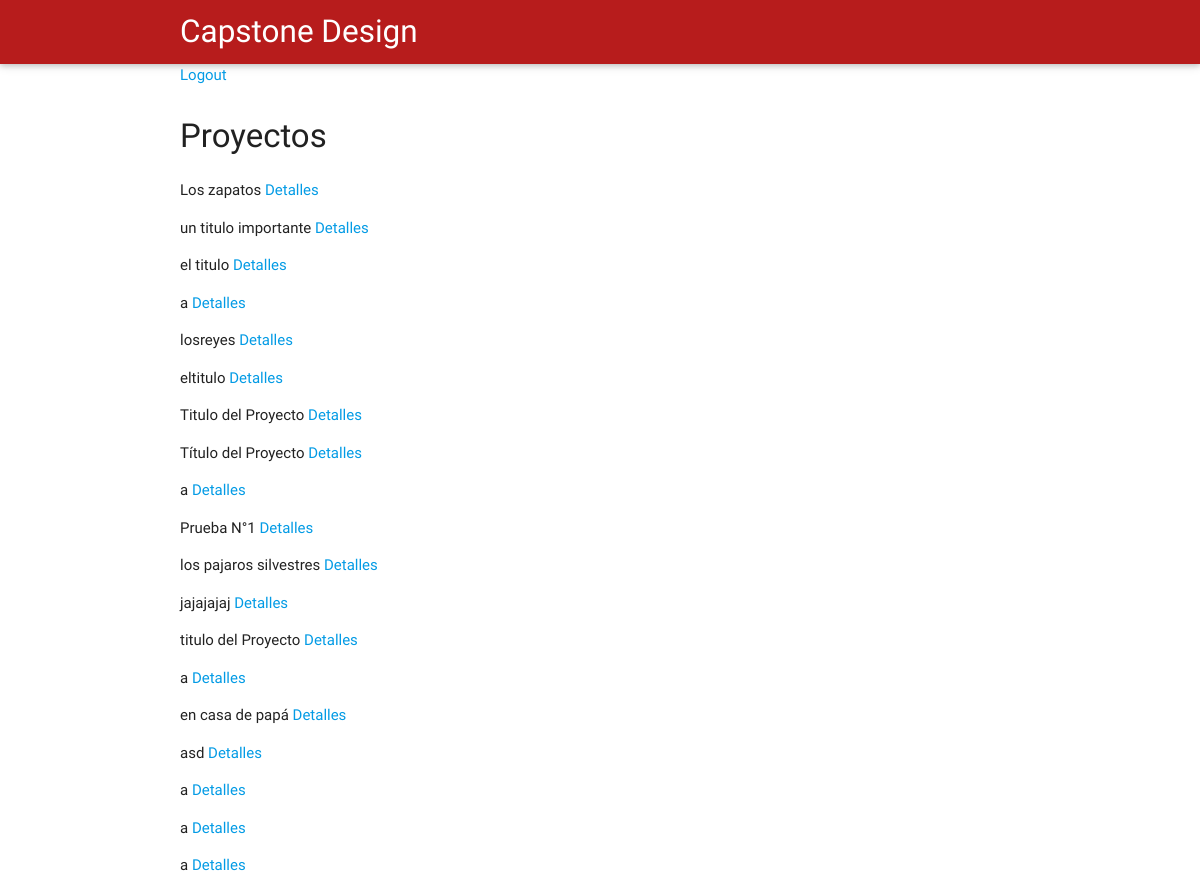
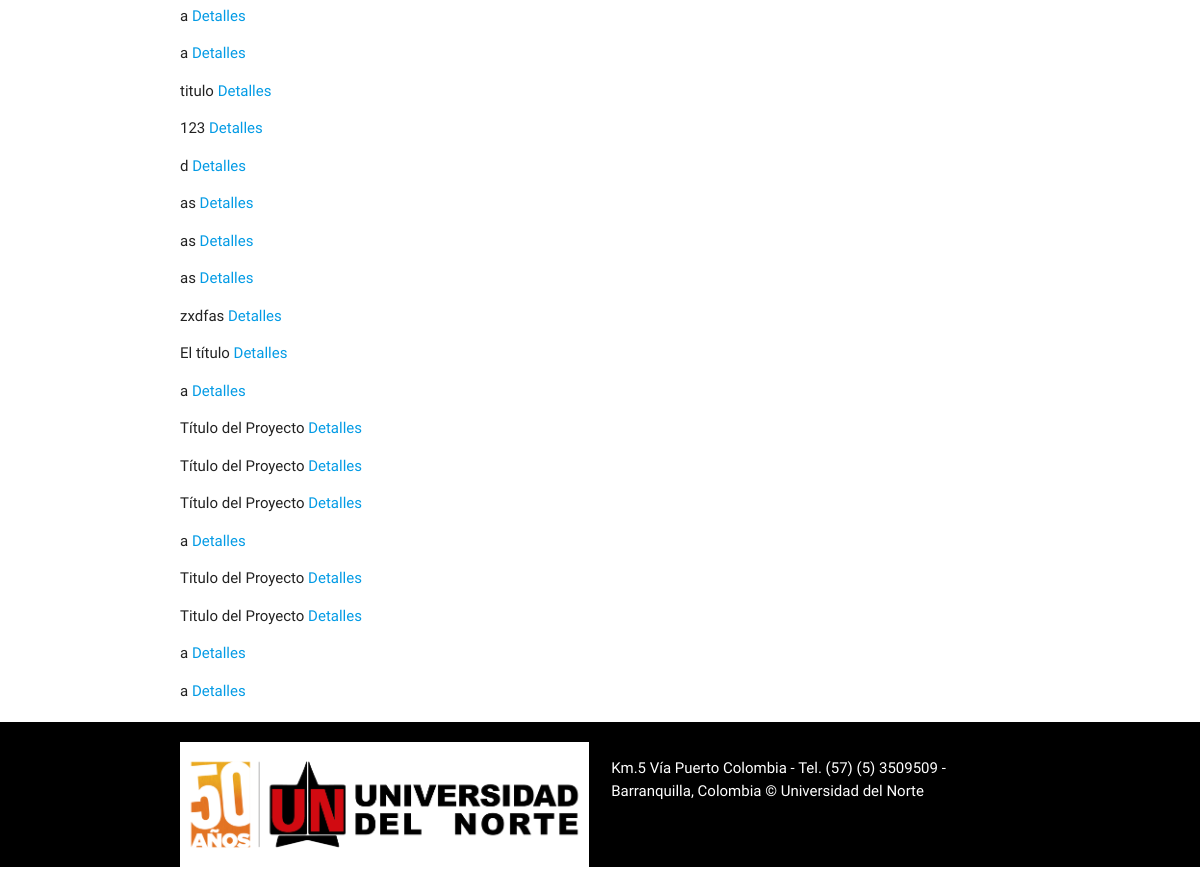
Screenshot of /list/ (signed in) with the database file from the repository (2 pictures, top to bottom).
### projects/models.py (models this page shows, shortened)
class Project(models.Model):
    MAJOR_CHOICES = (
        ('CIVIL', 'Ingeniería civil'),
        ('ELECTRICA', 'Ingeniería eléctrica'),
        ('ELECTRONICA', 'Ingeniería electrónica'),
        ('INDUSTRIAL', 'Ingeniería industrial'),
        ('MECANICA', 'Ingeniería mecánica'),
        ('SISTEMAS', 'Ingeniería de Sistemas'),
    )
    Titulo = models.CharField(max_length=255 )
    Title = models.CharField(max_length=255)
    Resumen= models.TextField(max_length=2000)
    Abstract= models.TextField(max_length=2000)
    Imagen= models.ImageField()
    Tutores= models.CharField(max_length=255)
    Programa = models.CharField(max_length= 255, choices= MAJOR_CHOICES, default='CVL')

### projects/views.py (the view)
# urls.py: url(r'^list/$', views.list_projects, name='list'),
@login_required
def list_projects(request):
    projects= Project.objects.all()
    context={"projects": projects}
    return render(request, 'projects/list.html', context)

### projects/templates/projects/list.html
{% extends "projects/base.html" %}
{% load unfriendly_tags %}
{% block content %}
    <a href="{% url 'projects:logout'%}">Logout</a>
    <h1>Proyectos</h1>
    <ul>
    {% for project in projects %}
        {% url 'projects:details' project.id as project_url %}
        <p>{{project.Titulo}} <a href="{{  project_url|obfuscate  }}">Detalles</a></p>
    {% endfor%}
    </ul>
{% endblock%}

### projects/static/projects/css/style5.css (style rules this page uses)
h1 { font-size: 2.2rem; }

### rows the page displays
Project: Titulo "Los zapatos"
Project: Titulo "un titulo importante"
Project: Titulo "el titulo"
Project: Titulo "a"
Project: Titulo "losreyes"
Project: Titulo "eltitulo"
Project: Titulo "Titulo del Proyecto"
Project: Titulo "Título del Proyecto"
Project: Titulo "a"
Project: Titulo "Prueba N°1"
Project: Titulo "los pajaros silvestres"
Project: Titulo "jajajajaj"
Project: Titulo "titulo del Proyecto"
Project: Titulo "a"
Project: Titulo "en casa de papá"
Project: Titulo "asd"
Project: Titulo "a"
Project: Titulo "a"
Project: Titulo "a"
Project: Titulo "a"
Project: Titulo "a"
Project: Titulo "titulo"
Project: Titulo "123"
Project: Titulo "d"
Project: Titulo "as"
Project: Titulo "as"
Project: Titulo "as"
Project: Titulo "zxdfas"
Project: Titulo "El título"
Project: Titulo "a"
Project: Titulo "Título del Proyecto"
Project: Titulo "Título del Proyecto"
Project: Titulo "Título del Proyecto"
Project: Titulo "a"
Project: Titulo "Titulo del Proyecto"
Project: Titulo "Titulo del Proyecto"
Project: Titulo "a"
Project: Titulo "a"
